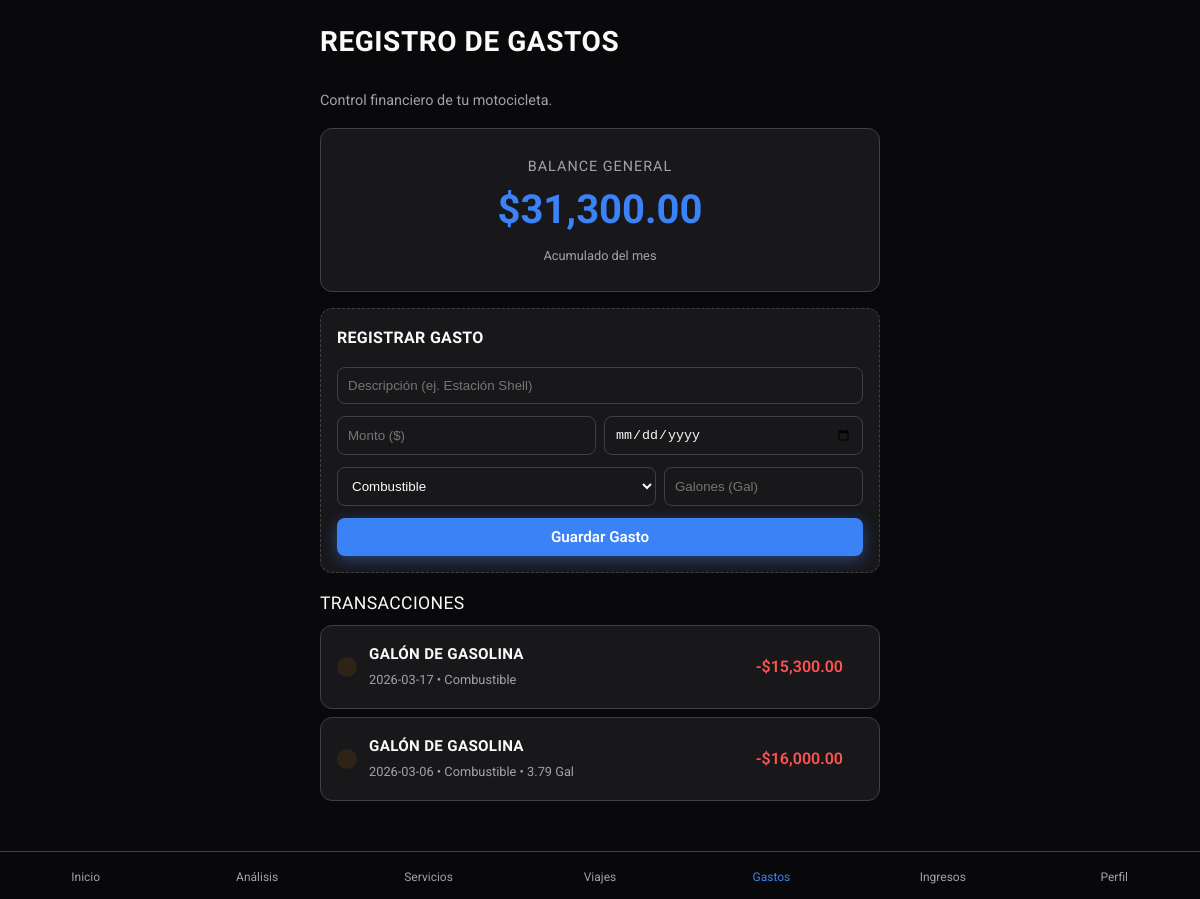
/expenses, run on the app's committed database.
### tables this page shows
CREATE TABLE expenses (
                id TEXT PRIMARY KEY,
                motorcycle_id TEXT NOT NULL,
                amount REAL NOT NULL,
                category TEXT NOT NULL,
                date TEXT NOT NULL,
                description TEXT, liters REAL DEFAULT 0.0,
                FOREIGN KEY (motorcycle_id) REFERENCES motorcycles (id)
            );

### app.py (the view, shortened to what this page needs)
    @app.route("/expenses", methods=["GET", "POST"])
    def expenses_view():
        from motorcycles.services import motorcycle_service
        from expenses.services import expense_service
        from flask import request, redirect, url_for
        moto = motorcycle_service.get_all()[0] if motorcycle_service.get_all() else None
        expenses = expense_service.get_by_motorcycle_id(moto.id) if moto else []
        expenses.sort(key=lambda x: x.date, reverse=True)
        total_month = sum(e.amount for e in expenses)  # Simplificación para demo
        return render_template(
            "expenses.html", expenses=expenses, total_month=total_month
        )

### expenses/services.py (called while the page is built)
    def get_by_motorcycle_id(self, motorcycle_id: str) -> List[Expense]:
        conn = get_db_connection()
        expenses = []
        try:
            cursor = conn.cursor()
            cursor.execute(
                "SELECT * FROM expenses WHERE motorcycle_id = ?", (motorcycle_id,)
            )
            rows = cursor.fetchall()
            for row in rows:
                expense = Expense(
                    motorcycle_id=row["motorcycle_id"],
                    amount=row["amount"],
                    category=row["category"],
                    date=row["date"],
                    description=row["description"],
                    liters=row["liters"] if "liters" in row.keys() else 0.0,
                )
                expense.id = row["id"]
                expenses.append(expense)
        finally:
            conn.close()
        return expenses

### infrastructure/db.py (called while the page is built)
def get_db_connection():
    conn = sqlite3.connect(DB_PATH)
    conn.row_factory = sqlite3.Row  # Permite acceder a las columnas por nombre
    return conn

### motorcycles/services.py (called while the page is built)
    def get_all(self) -> List[Motorcycle]:
        conn = get_db_connection()
        motos = []
        try:
            cursor = conn.cursor()
            cursor.execute("SELECT * FROM motorcycles")
            rows = cursor.fetchall()
            for row in rows:
                moto = Motorcycle(
                    make=row["make"],
                    model=row["model"],
                    year=row["year"],
                    vin=row["vin"],
                    current_mileage=row["current_mileage"],
                    oil_change_interval=row["oil_change_interval"],
                )
                moto.id = row["id"]
                motos.append(moto)
        finally:
            conn.close()
        return motos

### templates/expenses.html (shortened to what this page needs)
{% extends "base.html" %} {% block title %}Gastos | MotoLog{% endblock %} {%
block content %}
<header class="fade-in" style="animation-delay: 0.1s">
  <h1 class="page-title">Registro de Gastos</h1>
  <p class="text-muted mb-4">Control financiero de tu motocicleta.</p>
</header>
<section class="fade-in" style="animation-delay: 0.2s">
  <div class="card" style="text-align: center; padding: 24px 20px">
    <span
      class="text-muted"
      style="font-size: 0.9rem; text-transform: uppercase; letter-spacing: 1px"
      >Balance General</span
    >
    <div class="card-value" style="font-size: 2.5rem; margin: 12px 0">
      ${{ "{:,.2f}".format(total_month) }}
    </div>
    <div
      style="
        display: flex;
        justify-content: center;
        gap: 16px;
        margin-top: 16px;
      "
    >
      <div style="display: flex; align-items: center; gap: 6px">
        <span class="text-muted" style="font-size: 0.8rem"
          >Acumulado del mes</span
        >
      </div>
    </div>
  </div>
  <div
    class="card fade-in mb-4 mt-4"
    style="
      padding: 16px;
      animation-delay: 0.25s;
      border: 1px dashed var(--border-color);
    "
  >
    <h4 style="margin: 0 0 16px 0">Registrar Gasto</h4>
    <form
      action="{{ url_for('expenses_view') }}"
      method="POST"
      style="display: flex; flex-direction: column; gap: 12px"
    >
      <input
        type="text"
        name="description"
        placeholder="Descripción (ej. Estación Shell)"
        required
        class="form-control"
        style="
          padding: 10px;
          border-radius: 8px;
          border: 1px solid var(--border-color);
          background: var(--bg-primary);
          color: var(--text-primary);
        "
      />
      <div style="display: flex; gap: 8px">
        <input
          type="number"
          step="0.01"
          name="amount"
          placeholder="Monto ($)"
          required
          class="form-control"
          style="
            flex: 1;
            padding: 10px;
            border-radius: 8px;
            border: 1px solid var(--border-color);
            background: var(--bg-primary);
            color: var(--text-primary);
          "
        />
        <input
          type="date"
          name="date"
          required
          class="form-control"
          style="
            flex: 1;
            padding: 10px;
            border-radius: 8px;
            border: 1px solid var(--border-color);
            background: var(--bg-primary);
            color: var(--text-primary);
          "
        />
      </div>
      <div style="display: flex; gap: 8px">
        <select
          id="expenseCategory"
          name="category"
          class="form-control"
          style="
            flex: 2;
            padding: 10px;
            border-radius: 8px;
            border: 1px solid var(--border-color);
            background: var(--bg-primary);
            color: var(--text-primary);
          "
          onchange="toggleLiters()"
        >
          <option value="Combustible">Combustible</option>
        </select>
        <input
          id="litersInput"
          type="number"
          step="0.01"
          name="liters"
          placeholder="Galones (Gal)"
          class="form-control"
          style="
            flex: 1;
            padding: 10px;
            border-radius: 8px;
            border: 1px solid var(--border-color);
            background: var(--bg-primary);
            color: var(--text-primary);
          "
        />
      </div>
      <button type="submit" class="btn btn-primary mt-2">Guardar Gasto</button>
    </form>
  </div>
  <div class="flex-between mb-2">
    <h3 style="font-size: 1.1rem; font-weight: 500">Transacciones</h3>
  </div>
  {% if expenses %} {% for expense in expenses %}
  <div
    class="card fade-in"
    style="padding: 16px; margin-bottom: 8px; animation-delay: 0.3s"
  >
    <div class="flex-between">
      <div style="display: flex; align-items: center; gap: 12px">
        <div
          style="
            background: rgba(242, 125, 0, 0.1);
            padding: 10px;
            border-radius: 10px;
          "
        >
        </div>
        <div>
          <h4 style="font-size: 0.95rem; margin: 0">
            {{ expense.description }}
          </h4>
          <span class="text-muted" style="font-size: 0.8rem"
            >{{ expense.date }} • {{ expense.category }}
            {% if expense.category == 'Combustible' and expense.liters > 0 %}
            • {{ expense.liters }} Gal
            {% endif %}
          </span>
        </div>
      </div>
      <div style="display: flex; align-items: center; gap: 10px">
        <span style="font-weight: 600; color: #ff5252"
          >-${{ "{:,.2f}".format(expense.amount) }}</span
        >
      </div>
    </div>
  </div>
  {% endfor %} {% else %}
  <p class="text-muted text-center mt-4">No hay gastos registrados aún.</p>
  {% endif %}
</section>
{% endblock %}

### static/css/styles.css (style rules this page uses)
:root { --bg-color: #09090b; --bg-card: #18181b; --bg-card-hover: #27272a; --text-primary: #fafafa; --text-secondary: #a1a1aa; --accent-blue: #3b82f6; --accent-blue-hover: #2563eb; --accent-orange: #ef4444; --accent-orange-hover: #dc2626; --border-color: #3f3f46; --nav-bg: rgba(9, 9, 11, 0.85); --transition-speed: 0.3s; --border-radius: 12px; }
* { box-sizing: border-box; margin: 0; padding: 0; -webkit-tap-highlight-color: transparent; }
body { font-family: "Roboto", sans-serif; background-color: var(--bg-color); color: var(--text-primary); line-height: 1.6; min-height: 100vh; display: flex; flex-direction: column; }
.fade-in { animation: fadeIn 0.5s cubic-bezier(0.4, 0, 0.2, 1) forwards; }
h1, h2, h3, h4, h5, h6 { font-family: "Rajdhani", sans-serif; font-weight: 700; text-transform: uppercase; letter-spacing: 0.02em; }
.page-title { font-size: 1.75rem; margin-bottom: 24px; }
.text-muted { color: var(--text-secondary); font-size: 0.9rem; }
.card { background-color: var(--bg-card); border: 1px solid var(--border-color); border-radius: var(--border-radius); padding: 20px; margin-bottom: 16px; transition: transform var(--transition-speed), background-color var(--transition-speed), box-shadow var(--transition-speed); position: relative; overflow: hidden; }
.card-value { font-size: 2rem; font-weight: 700; color: var(--accent-blue); line-height: 1; margin: 8px 0; }
.btn { display: inline-flex; align-items: center; justify-content: center; padding: 10px 20px; border-radius: 8px; font-weight: 600; font-size: 0.95rem; font-family: "Roboto", sans-serif; cursor: pointer; transition: all var(--transition-speed); border: none; outline: none; }
.btn-primary { background-color: var(--accent-blue); color: #fff; box-shadow: 0 4px 14px rgba(59, 130, 246, 0.4); }
.flex-between { display: flex; justify-content: space-between; align-items: center; }
.mt-4 { margin-top: 16px; }
.mb-4 { margin-bottom: 16px; }
.mb-2 { margin-bottom: 8px; }

### data on the page
expenses: description "GALÓN DE GASOLINA", date "2026-03-17", category "Combustible", amount "15,300.00"
expenses: description "GALÓN DE GASOLINA", date "2026-03-06", category "Combustible", liters "3.79", amount "16,000.00"

### other printed values
{{ "{:,.2f}".format(total_month) }} "31,300.00"
